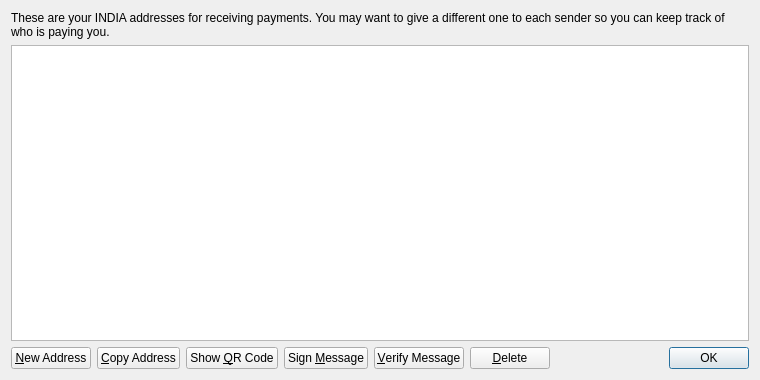
<?xml version="1.0" encoding="UTF-8"?>
<ui version="4.0">
 <class>AddressBookPage</class>
 <widget class="QWidget" name="AddressBookPage">
  <property name="geometry">
   <rect>
    <x>0</x>
    <y>0</y>
    <width>760</width>
    <height>380</height>
   </rect>
  </property>
  <property name="windowTitle">
   <string>Address Book</string>
  </property>
  <layout class="QVBoxLayout" name="verticalLayout">
   <item>
    <widget class="QLabel" name="labelExplanation">
     <property name="text">
      <string>These are your INDIA addresses for receiving payments. You may want to give a different one to each sender so you can keep track of who is paying you.</string>
     </property>
     <property name="textFormat">
      <enum>Qt::PlainText</enum>
     </property>
     <property name="wordWrap">
      <bool>true</bool>
     </property>
    </widget>
   </item>
   <item>
    <widget class="QTableView" name="tableView">
     <property name="contextMenuPolicy">
      <enum>Qt::CustomContextMenu</enum>
     </property>
     <property name="toolTip">
      <string>Double-click to edit address or label</string>
     </property>
     <property name="tabKeyNavigation">
      <bool>false</bool>
     </property>
     <property name="alternatingRowColors">
      <bool>true</bool>
     </property>
     <property name="selectionMode">
      <enum>QAbstractItemView::SingleSelection</enum>
     </property>
     <property name="selectionBehavior">
      <enum>QAbstractItemView::SelectRows</enum>
     </property>
     <property name="sortingEnabled">
      <bool>true</bool>
     </property>
     <attribute name="verticalHeaderVisible">
      <bool>false</bool>
     </attribute>
    </widget>
   </item>
   <item>
    <layout class="QHBoxLayout" name="horizontalLayout">
     <item>
      <widget class="QPushButton" name="newAddressButton">
       <property name="toolTip">
        <string>Create a new address</string>
       </property>
       <property name="text">
        <string>&amp;New Address</string>
       </property>
       <property name="icon">
        <iconset resource="../bitcoin.qrc">
         <normaloff>:/icons/add</normaloff>:/icons/add</iconset>
       </property>
      </widget>
     </item>
     <item>
      <widget class="QPushButton" name="copyToClipboard">
       <property name="toolTip">
        <string>Copy the currently selected address to the system clipboard</string>
       </property>
       <property name="text">
        <string>&amp;Copy Address</string>
       </property>
       <property name="icon">
        <iconset resource="../bitcoin.qrc">
         <normaloff>:/icons/editcopy</normaloff>:/icons/editcopy</iconset>
       </property>
      </widget>
     </item>
     <item>
      <widget class="QPushButton" name="showQRCode">
       <property name="text">
        <string>Show &amp;QR Code</string>
       </property>
       <property name="icon">
        <iconset resource="../bitcoin.qrc">
         <normaloff>:/icons/qrcode</normaloff>:/icons/qrcode</iconset>
       </property>
      </widget>
     </item>
     <item>
      <widget class="QPushButton" name="signMessage">
       <property name="toolTip">
        <string>Sign a message to prove you own a INDIA address</string>
       </property>
       <property name="text">
        <string>Sign &amp;Message</string>
       </property>
       <property name="icon">
        <iconset resource="../bitcoin.qrc">
         <normaloff>:/icons/edit</normaloff>:/icons/edit</iconset>
       </property>
      </widget>
     </item>
     <item>
      <widget class="QPushButton" name="verifyMessage">
       <property name="toolTip">
        <string>Verify a message to ensure it was signed with a specified INDIA address</string>
       </property>
       <property name="text">
        <string>&amp;Verify Message</string>
       </property>
       <property name="icon">
        <iconset resource="../bitcoin.qrc">
         <normaloff>:/icons/transaction_0</normaloff>:/icons/transaction_0</iconset>
       </property>
      </widget>
     </item>
     <item>
      <widget class="QPushButton" name="deleteButton">
       <property name="toolTip">
        <string>Delete the currently selected address from the list</string>
       </property>
       <property name="text">
        <string>&amp;Delete</string>
       </property>
       <property name="icon">
        <iconset resource="../bitcoin.qrc">
         <normaloff>:/icons/remove</normaloff>:/icons/remove</iconset>
       </property>
      </widget>
     </item>
     <item>
      <spacer name="horizontalSpacer">
       <property name="orientation">
        <enum>Qt::Horizontal</enum>
       </property>
       <property name="sizeHint" stdset="0">
        <size>
         <width>40</width>
         <height>20</height>
        </size>
       </property>
      </spacer>
     </item>
     <item>
      <widget class="QDialogButtonBox" name="buttonBox">
       <property name="sizePolicy">
        <sizepolicy hsizetype="Maximum" vsizetype="Fixed">
         <horstretch>0</horstretch>
         <verstretch>0</verstretch>
        </sizepolicy>
       </property>
       <property name="standardButtons">
        <set>QDialogButtonBox::Ok</set>
       </property>
      </widget>
     </item>
    </layout>
   </item>
  </layout>
 </widget>
 <resources>
  <include location="../bitcoin.qrc"/>
 </resources>
 <connections/>
</ui>
